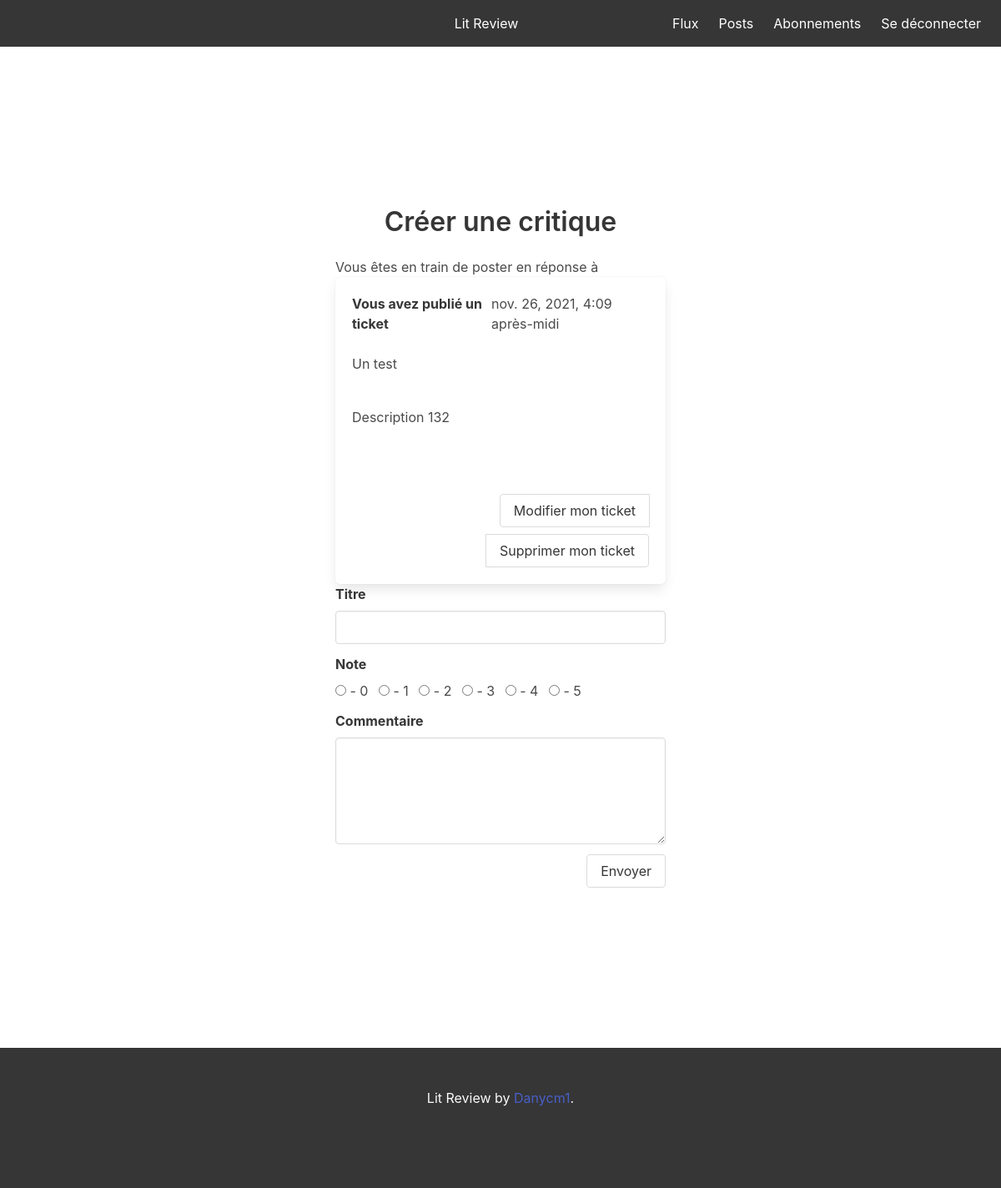
Page /create/review/4 (signed in) on the committed database.
### flux/models.py (models this page shows)
class Ticket(models.Model):
    title = models.CharField(max_length=128)
    description = models.TextField(max_length=2048, blank=True)
    user = models.ForeignKey(to=settings.AUTH_USER_MODEL, on_delete=models.CASCADE)
    image = models.ImageField(null=True, blank=True)
    time_created = models.DateTimeField(auto_now_add=True)

### flux/views.py (the view)
# urls.py: path('create/review/<ticket_pk>', view_create_review, name='create_review'),
@login_required
def view_create_review(request, ticket_pk):
    ticket = get_object_or_404(Ticket, pk=ticket_pk)
    if request.method == 'POST':
        headline = request.POST.get('headline')
        body = request.POST.get('body')
        rating = request.POST.get('rating')
        review = Review(headline=headline, body=body, rating=rating, ticket=ticket, user=request.user)
        review.save()
        return redirect('flux:home')
    else:
        return render(request, 'create_review.html', {'ticket': ticket, 'rating': range(6)})

### flux/templates/create_review.html (shortened to what this page needs)
{% extends 'home.html' %}
{% block ticket %}
    <section class="section is-medium">
        <h1 class="title has-text-centered">Créer une critique</h1>
        <div class="container">
            <div class="columns is-centered">
                <div class="column is-half">
                    <div>
                        <p>Vous êtes en train de poster en réponse à</p>
                        {% include 'ticket_snippet.html' %}
                    </div>
                    <form method="POST" action="{% url 'flux:create_review' ticket_pk=ticket.pk %}"
                          enctype="multipart/form-data">
                        <div class="field">
                            <label class="label">Titre</label>
                            <div class="control">
                                <label>
                                    <input class="input" type="text" name="headline" required>
                                </label>
                            </div>
                        </div>
                        <div class="field">
                            <label class="label">Note</label>
                            <div class="control">
                                <label class="radio">
                                    <input type="radio" name="rating" value="0" required> - 0
                                </label>
                                <label class="radio">
                                    <input type="radio" name="rating" value="1"> - 1
                                </label>
                                <label class="radio">
                                    <input type="radio" name="rating" value="2"> - 2
                                </label>
                                <label class="radio">
                                    <input type="radio" name="rating" value="3"> - 3
                                </label>
                                <label class="radio">
                                    <input type="radio" name="rating" value="4"> - 4
                                </label>
                                <label class="radio">
                                    <input type="radio" name="rating" value="5"> - 5
                                </label>
                            </div>
                        </div>
                        <div class="field">
                            <label class="label">Commentaire</label>
                            <div class="control">
                                <label>
                                    <textarea class="textarea" name="body" required></textarea>
                                </label>
                            </div>
                        </div>
                        <button type="submit" class="button is-pulled-right">Envoyer</button>
                    </form>
                </div>
            </div>
        </div>
    </section>
{% endblock %}

### flux/templates/ticket_snippet.html (shortened to what this page needs)
<div class="box">
    <div class="media-content">
        <div class="content">
            <div style="display: flex; justify-content: space-between;">
                {% if ticket.user == user %}
                    <strong>Vous avez publié un ticket</strong>
                {% else %}
                    <strong>{{ ticket.user }} a publié un ticket</strong>
                {% endif %}
                {{ ticket.time_created }}
            </div>
            <br>
            <p>{{ ticket.title }}</p>
            <br>
            <p>{{ ticket.description }}</p>
            <br>
            {% if ticket.image %}
                <p>
                </p>
            {% endif %}
            {% if ticket.user == request.user %}
                <div class="buttons has-addons is-right">
                    <a class="button" href="{% url 'flux:modify_ticket' ticket_pk=ticket.pk %}">
                        Modifier mon ticket</a>
                    <a class="button" href="{% url 'flux:delete_ticket' ticket_pk=ticket.pk %}">
                        Supprimer mon ticket</a>
                </div>
            {% endif %}
        </div>
    </div>
</div>

### rows in the picture
Ticket: time_created "nov. 26, 2021, 4:09 après-midi", title "Un test", description "Description 132"
